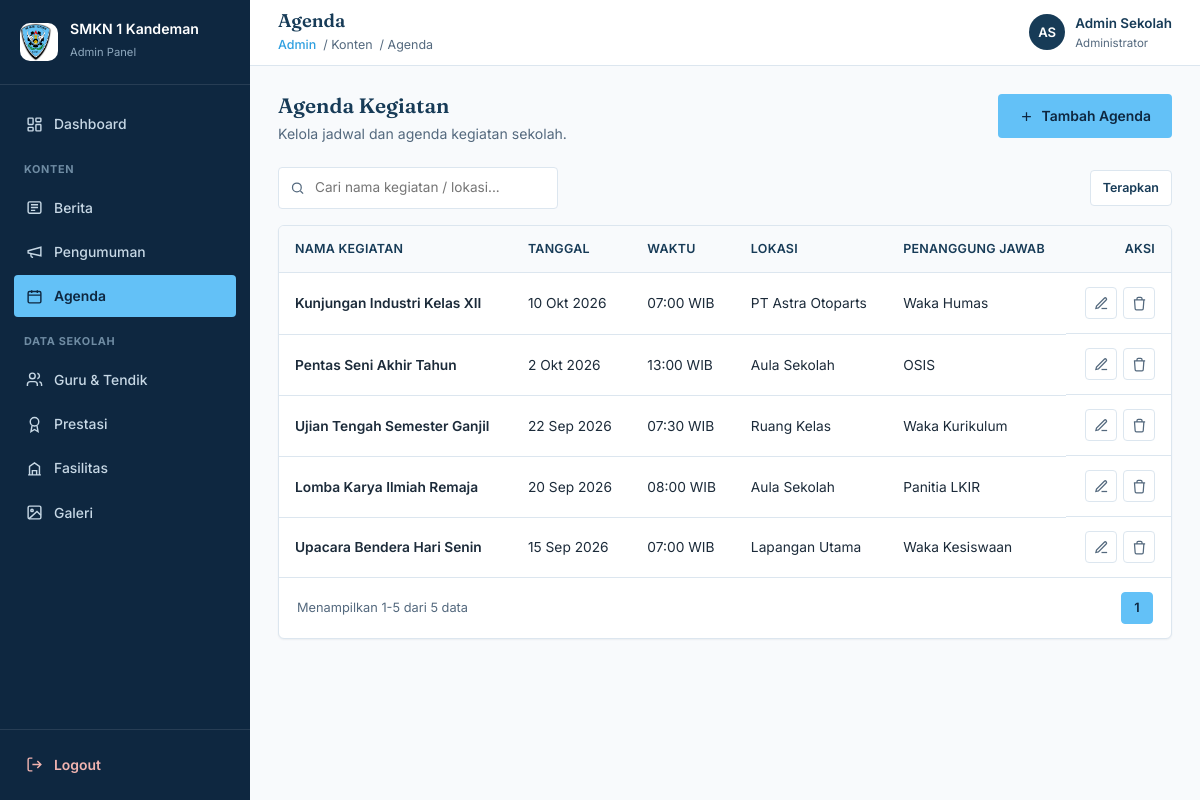
/admin/agenda/index.php (signed in), run on the app's committed database.
### tables this page shows
CREATE TABLE IF NOT EXISTS agenda (
    id INT UNSIGNED AUTO_INCREMENT PRIMARY KEY,
    nama_kegiatan VARCHAR(200) NOT NULL,
    tanggal DATE NOT NULL,
    waktu VARCHAR(50) DEFAULT NULL,
    lokasi VARCHAR(150) DEFAULT NULL,
    penanggung_jawab VARCHAR(100) DEFAULT NULL,
    deskripsi TEXT,
    created_at TIMESTAMP DEFAULT CURRENT_TIMESTAMP,
    updated_at TIMESTAMP DEFAULT CURRENT_TIMESTAMP ON UPDATE CURRENT_TIMESTAMP
);

### admin/includes/helpers.php (called while the page is built, shortened)
<?php
function format_tanggal($tanggal) {
    $bulan = ['01'=>'Jan','02'=>'Feb','03'=>'Mar','04'=>'Apr','05'=>'Mei','06'=>'Jun',
              '07'=>'Jul','08'=>'Agu','09'=>'Sep','10'=>'Okt','11'=>'Nov','12'=>'Des'];
    $parts = explode('-', $tanggal);
    list($y, $m, $d) = $parts;
    $bulanNama = isset($bulan[$m]) ? $bulan[$m] : $m;
    return intval($d) . ' ' . $bulanNama . ' ' . $y;
}
function build_page_url($page) {
    $params = $_GET;
    $params['page'] = $page;
    return '?' . http_build_query($params);
}

### admin/agenda/index.php (the view, shortened to what this page needs)
<?php
require_once '../../config/koneksi.php';
require_once '../includes/helpers.php';
$cari = isset($_GET['cari']) ? trim($_GET['cari']) : '';
$where = [];
$whereSql = count($where) > 0 ? 'WHERE ' . implode(' AND ', $where) : '';
$limit = 10;
$page = isset($_GET['page']) ? max(1, intval($_GET['page'])) : 1;
$offset = ($page - 1) * $limit;
$totalResult = mysqli_query($koneksi, "SELECT COUNT(*) AS total FROM agenda $whereSql");
$totalRow = mysqli_fetch_assoc($totalResult);
$totalData = (int) $totalRow['total'];
$totalPage = max(1, (int) ceil($totalData / $limit));
$query = "SELECT * FROM agenda $whereSql ORDER BY id DESC LIMIT $limit OFFSET $offset";
$result = mysqli_query($koneksi, $query);
include '../includes/header.php';
include '../includes/sidebar.php';
?>
<div class="main-area">
    <?php include '../includes/topbar.php'; ?>
    <div class="content">
        <div class="page-head">
            <div>
                <h2>Agenda Kegiatan</h2>
                <p>Kelola jadwal dan agenda kegiatan sekolah.</p>
            </div>
            <a href="tambah.php" class="btn btn-primary">
                <svg viewBox="0 0 24 24" fill="none" stroke="currentColor" stroke-width="2" width="15" height="15"><path d="M12 5v14M5 12h14"/></svg>
                Tambah Agenda
            </a>
        </div>
        <form class="toolbar" method="get" action="index.php">
            <div class="toolbar-filters">
                <div class="search-box">
                    <svg viewBox="0 0 24 24" fill="none" stroke="currentColor" stroke-width="2"><circle cx="11" cy="11" r="7"/><path d="m21 21-4.3-4.3"/></svg>
                    <input type="text" name="cari" value="<?php echo htmlspecialchars($cari); ?>" placeholder="Cari nama kegiatan / lokasi...">
                </div>
            </div>
            <button type="submit" class="btn btn-outline btn-sm">Terapkan</button>
        </form>
        <div class="table-panel">
            <?php if ($totalData === 0): ?>
                <div class="alert-empty">Belum ada data.</div>
            <?php else: ?>
            <div class="table-scroll">
                <table class="data-table">
                <thead>
                    <tr>
                        <th>Nama Kegiatan</th>
                        <th>Tanggal</th>
                        <th>Waktu</th>
                        <th>Lokasi</th>
                        <th>Penanggung Jawab</th>
                        <th style="text-align:right;">Aksi</th>
                    </tr>
                </thead>
                <tbody>
                    <?php while ($row = mysqli_fetch_assoc($result)): ?>
                    <tr>
                        <td class="cell-title"><?php echo htmlspecialchars($row['nama_kegiatan']); ?></td>
                        <td class="cell-muted"><?php echo format_tanggal($row['tanggal']); ?></td>
                        <td class="cell-muted"><?php echo htmlspecialchars($row['waktu']); ?></td>
                        <td class="cell-muted"><?php echo htmlspecialchars($row['lokasi']); ?></td>
                        <td class="cell-muted"><?php echo htmlspecialchars($row['penanggung_jawab']); ?></td>
                        <td class="cell-actions">
                            <a href="edit.php?id=<?php echo $row['id']; ?>" class="icon-btn" aria-label="Edit" title="Edit">
                                <svg viewBox="0 0 24 24" fill="none" stroke="currentColor" stroke-width="2" width="15" height="15"><path d="M12 20h9"/><path d="M16.5 3.5a2.12 2.12 0 0 1 3 3L7 19l-4 1 1-4 12.5-12.5z"/></svg>
                            </a>
                            <button type="button" class="icon-btn danger" aria-label="Hapus" title="Hapus" data-delete-id="<?php echo $row['id']; ?>" data-delete-target="<?php echo htmlspecialchars($row['nama_kegiatan']); ?>">
                                <svg viewBox="0 0 24 24" fill="none" stroke="currentColor" stroke-width="2" width="15" height="15"><path d="M3 6h18M8 6V4a2 2 0 0 1 2-2h4a2 2 0 0 1 2 2v2m3 0-1 14a2 2 0 0 1-2 2H7a2 2 0 0 1-2-2L4 6"/></svg>
                            </button>
                        </td>
                    </tr>
                    <?php endwhile; ?>
                </tbody>
                </table>
            </div>
            <div class="table-footer">
                <span class="table-info">Menampilkan <?php echo ($totalData>0?($offset+1):0); ?>-<?php echo min($offset+$limit,$totalData); ?> dari <?php echo $totalData; ?> data</span>
                <div class="pagination">
                    <?php for ($i = 1; $i <= $totalPage; $i++): ?>
                        <a href="<?php echo build_page_url($i); ?>" class="<?php echo ($i === $page) ? 'active' : ''; ?>"><?php echo $i; ?></a>
                    <?php endfor; ?>
                </div>
            </div>
            <?php endif; ?>
        </div>
    </div>
<?php include '../includes/footer.php'; ?>

### admin/assets/css/admin.css (style rules this page uses)
:root { --navy:#173B57; --navy-dark:#0E2740; --navy-soft:#2C5578; --sky:#63C1F7; --sky-dark:#2E9FE0; --bg:#F8FAFC; --white:#FFFFFF; --ink:#1C2B3A; --text-secondary:#54697E; --border:#DCE6EF; --shadow: 0 1px 2px rgba(15,39,64,.06); --shadow-md: 0 4px 14px rgba(15,39,64,.08); --radius-lg: 6px; --radius-md: 4px; --danger:#D9534F; --danger-soft:#FBEAE9; --success:#2E9E5B; --success-soft:#E7F6ED; --warning:#C98A1F; --warning-soft:#FBF3E3; --sidebar-w: 250px; --topbar-h: 66px; }
* { box-sizing:border-box; }
button,input,textarea,select { font:inherit; }
button { margin:0;cursor:pointer; }
html { scroll-behavior:smooth; }
body { margin:0; font-family:'Inter',Arial,sans-serif; color:var(--ink); background:var(--bg); line-height:1.6; -webkit-font-smoothing:antialiased; }
h1,h2,h3,h4 { font-family:'Fraunces',Georgia,serif; color:var(--navy); margin:0; line-height:1.2; font-weight:600; }
p { margin:0; }
a { color:inherit;text-decoration:none; }
.btn { display:inline-flex;align-items:center;justify-content:center;gap:8px; padding:10px 20px;border-radius:var(--radius-md); font-weight:600;font-size:.87rem; border:1.5px solid transparent;cursor:pointer; transition:background .15s ease, color .15s ease, border-color .15s ease; white-space:nowrap; }
.btn-primary { background:var(--sky);color:var(--navy-dark); }
.btn-outline { border-color:var(--border);color:var(--navy);background:var(--white); }
.btn-sm { padding:7px 12px;font-size:.78rem; }
.icon-btn { width:32px;height:32px;padding:0;border-radius:var(--radius-md); display:inline-flex;align-items:center;justify-content:center; border:1.5px solid var(--border);background:var(--white);color:var(--text-secondary); }
.main-area { flex:1; margin-left:var(--sidebar-w); display:flex; flex-direction:column; min-width:0; }
.content { padding:28px;flex:1; }
.page-head { display:flex;align-items:flex-start;justify-content:space-between; flex-wrap:wrap;gap:14px; margin-bottom:22px; }
.page-head h2 { font-size:1.3rem; }
.page-head p { color:var(--text-secondary);font-size:.88rem;margin-top:4px; }
.toolbar { display:flex;align-items:center;justify-content:space-between;flex-wrap:wrap;gap:12px; margin-bottom:16px; }
.toolbar-filters { display:flex;align-items:center;gap:10px;flex-wrap:wrap;flex:1; }
.search-box { position:relative;max-width:280px;flex:1;min-width:180px; }
.search-box svg { position:absolute;left:12px;top:50%;transform:translateY(-50%); width:15px;height:15px;stroke:var(--text-secondary); }
.search-box input { width:100%;padding:9px 12px 9px 36px; border:1.5px solid var(--border);border-radius:var(--radius-md); font-size:.85rem;background:var(--white); }
.table-panel { background:var(--white);border:1px solid var(--border);border-radius:var(--radius-lg); box-shadow:var(--shadow);overflow:hidden; }
.table-scroll { overflow-x:auto; }
table.data-table { width:100%;border-collapse:collapse;font-size:.86rem;min-width:640px; }
.data-table thead th { text-align:left;color:var(--navy);background:var(--bg); padding:13px 16px;font-weight:600;font-size:.78rem; text-transform:uppercase;letter-spacing:.02em; border-bottom:1px solid var(--border);white-space:nowrap; }
.data-table tbody td { padding:14px 16px;border-bottom:1px solid var(--border);color:var(--ink);vertical-align:middle; }
.data-table tbody tr:last-child td { border-bottom:none; }
.cell-title { font-weight:600;color:var(--navy); }
.cell-muted { color:var(--text-secondary); }
.cell-actions { display:flex;gap:6px;justify-content:flex-end; }
.table-footer { display:flex;align-items:center;justify-content:space-between;flex-wrap:wrap;gap:10px; padding:14px 18px;border-top:1px solid var(--border); }
.table-info { font-size:.8rem;color:var(--text-secondary); }
.pagination { display:flex;gap:6px; }
.pagination a { width:32px;height:32px;display:flex;align-items:center;justify-content:center; border:1.5px solid var(--border);border-radius:var(--radius-md); font-size:.8rem;color:var(--navy);font-weight:600; }
.pagination a.active { background:var(--sky);border-color:var(--sky);color:var(--navy-dark); }

### data on the page
agenda: nama_kegiatan "Kunjungan Industri Kelas XII", tanggal "10 Okt 2026", waktu "07:00 WIB", lokasi "PT Astra Otoparts", penanggung_jawab "Waka Humas"
agenda: nama_kegiatan "Pentas Seni Akhir Tahun", tanggal "2 Okt 2026", waktu "13:00 WIB", lokasi "Aula Sekolah", penanggung_jawab "OSIS"
agenda: nama_kegiatan "Ujian Tengah Semester Ganjil", tanggal "22 Sep 2026", waktu "07:30 WIB", lokasi "Ruang Kelas", penanggung_jawab "Waka Kurikulum"
agenda: nama_kegiatan "Lomba Karya Ilmiah Remaja", tanggal "20 Sep 2026", waktu "08:00 WIB", lokasi "Aula Sekolah", penanggung_jawab "Panitia LKIR"
agenda: nama_kegiatan "Upacara Bendera Hari Senin", tanggal "15 Sep 2026", waktu "07:00 WIB", lokasi "Lapangan Utama", penanggung_jawab "Waka Kesiswaan"

### other printed values
$pageTitle "Agenda"
$crumb "Konten"
$crumb "Agenda"
$initials "AS"
$adminNama "Admin Sekolah"
$offset+1 "1"
min($offset+$limit,$totalData) "5"
$totalData "5"
